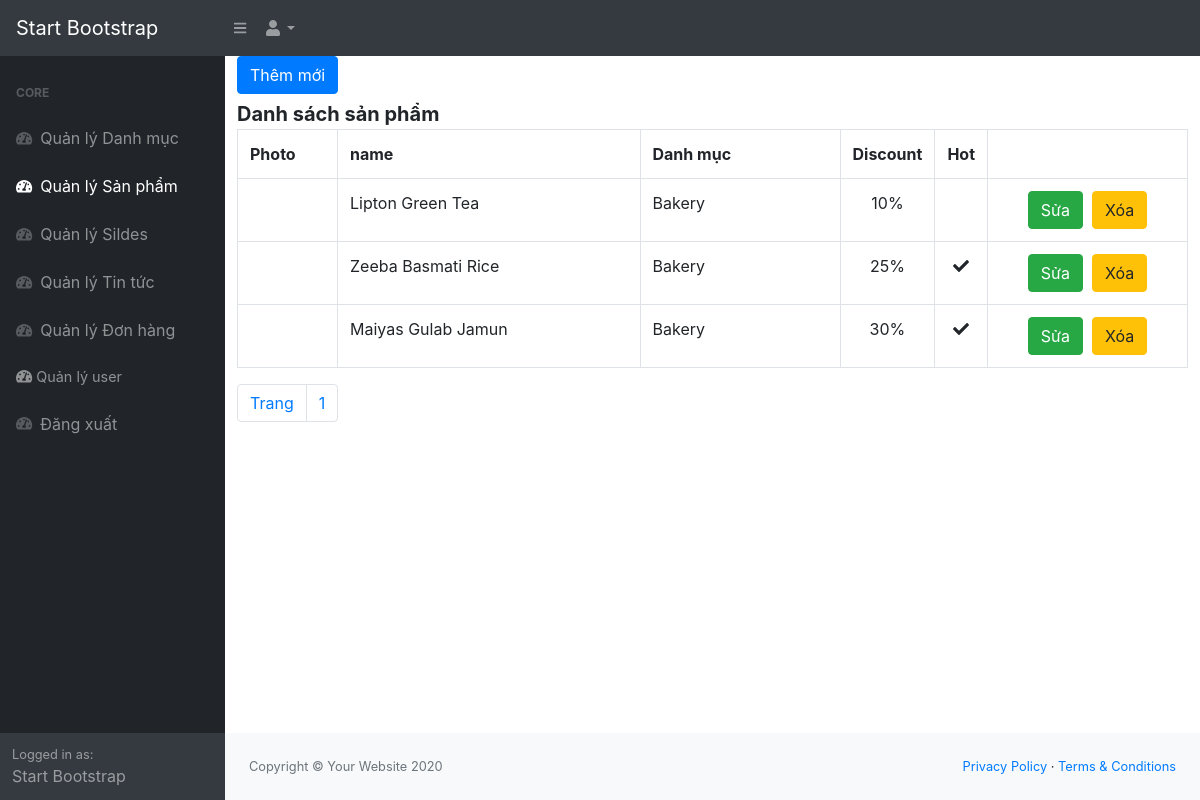
Page /admin/index.php?controller=products on the committed database.
### tables this page shows
CREATE TABLE `products` (
  `id` int(11) NOT NULL,
  `name` varchar(500) NOT NULL,
  `description` varchar(5000) NOT NULL,
  `content` text NOT NULL,
  `hot` int(11) NOT NULL,
  `photo` varchar(500) NOT NULL,
  `price` float NOT NULL,
  `discount` int(11) NOT NULL,
  `category_id` int(11) NOT NULL
);

CREATE TABLE `categories` (
  `id` int(11) NOT NULL,
  `parent_id` int(11) NOT NULL,
  `name` varchar(500) NOT NULL,
  `displayhomepage` int(11) NOT NULL
);

### admin/controllers/ControllerProducts.php (called while the page is built, shortened)
<?php
	include "models/ModelProducts.php";
	class ControllerProducts extends Controller{
		public function index(){
			$recordPerPage = 8;
			$numPage = ceil($this->modelTotalRecord()/$recordPerPage);
			$data = $this->modelRead($recordPerPage);
			$this->loadView("ViewProducts.php",array("data"=>$data,"numPage"=>$numPage));
		}
	}
 ?>

### admin/models/ModelProducts.php (called while the page is built, shortened)
<?php
	trait ModelProducts{
		public function modelRead($recordPerPage){
			$page = isset($_GET["page"])&&$_GET["page"]>0 ? $_GET["page"]-1 : 0;
			$from = $page * $recordPerPage;
			$conn = Connection::getInstance();
			$query = $conn->query("select * from products order by id desc limit $from, $recordPerPage");
			return $query->fetchAll();
		}
		public function modelTotalRecord(){
			$conn = Connection::getInstance();
			$query = $conn->query("select id from products");
			return $query->rowCount();
		}
		public function modelGetCategory($category_id){
			$conn = Connection::getInstance();
			$query = $conn->query("select * from categories where id=$category_id");
			return $query->fetch();
		}
	}
 ?>

### admin/views/ViewProducts.php (the view, shortened to what this page needs)
<div class="col-md-12">
    <div style="margin-bottom:5px;">
        <a href="index.php?controller=products&action=create" class="btn btn-primary">Thêm mới</a>
    </div>
    <div class="panel panel-primary">
        <div class="panel-heading" style="font-size: 20px; font-weight: bold;">Danh sách sản phẩm</div>
        <div class="panel-body">
            <table class="table table-bordered table-hover">
                <tr>
                    <th style="width: 100px;">Photo</th>
                    <th>name</th>
                    <th style="width: 200px;">Danh mục</th>
                    <th style="width: 70px;">Discount</th>
                    <th style="width: 50px;">Hot</th>
                    <th style="width:100px;"></th>
                </tr>
                <?php
                    foreach($data as $rows):
                 ?>
                <tr>
                    <td>
                    </td>
                    <td><?php echo $rows->name; ?></td>
                    <td>
                        <?php
                            $category = $this->modelGetCategory($rows->category_id);
                            echo isset($category->name)?$category->name:"";
                         ?>
                    </td>
                    <td style="text-align: center;">
                       <?php echo $rows->discount; ?>%
                    </td>
                    <td style="text-align: center;">
                        <?php if(isset($rows->hot)&&$rows->hot == 1): ?>
                            <span class="fa fa-check"></span>
                        <?php endif; ?>
                    </td>
                    <td style="text-align:center; width: 200px;">
                        <a href="index.php?controller=products&action=update&id=<?php echo $rows->id; ?>" class="btn btn-success">Sửa</a>&nbsp;
                        <a href="index.php?controller=products&action=delete&id=<?php echo $rows->id; ?>" onclick="return window.confirm('Are you sure?');" class="btn btn-warning">Xóa</a>
                    </td>
                </tr>
                <?php endforeach; ?>
            </table>
            <ul class="pagination">
                <li class="page-item"><a href="#" class="page-link">Trang</a></li>
                <?php for($i = 1; $i <= $numPage; $i++): ?>
                <li class="page-item"><a href="index.php?controller=products&page=<?php echo $i; ?>" class="page-link"><?php echo $i; ?></a></li>
                <?php endfor; ?>
            </ul>
        </div>
    </div>
</div>

### admin/views/ViewProducts.php (style rules this page uses)
.pagination { padding:0px; margin:0px; }

### rows in the picture
products: name "Lipton Green Tea", category.name "Bakery", discount "10"
products: name "Zeeba Basmati Rice", category.name "Bakery", discount "25", hot 1 (drawn)
products: name "Maiyas Gulab Jamun", category.name "Bakery", discount "30", hot 1 (drawn)
